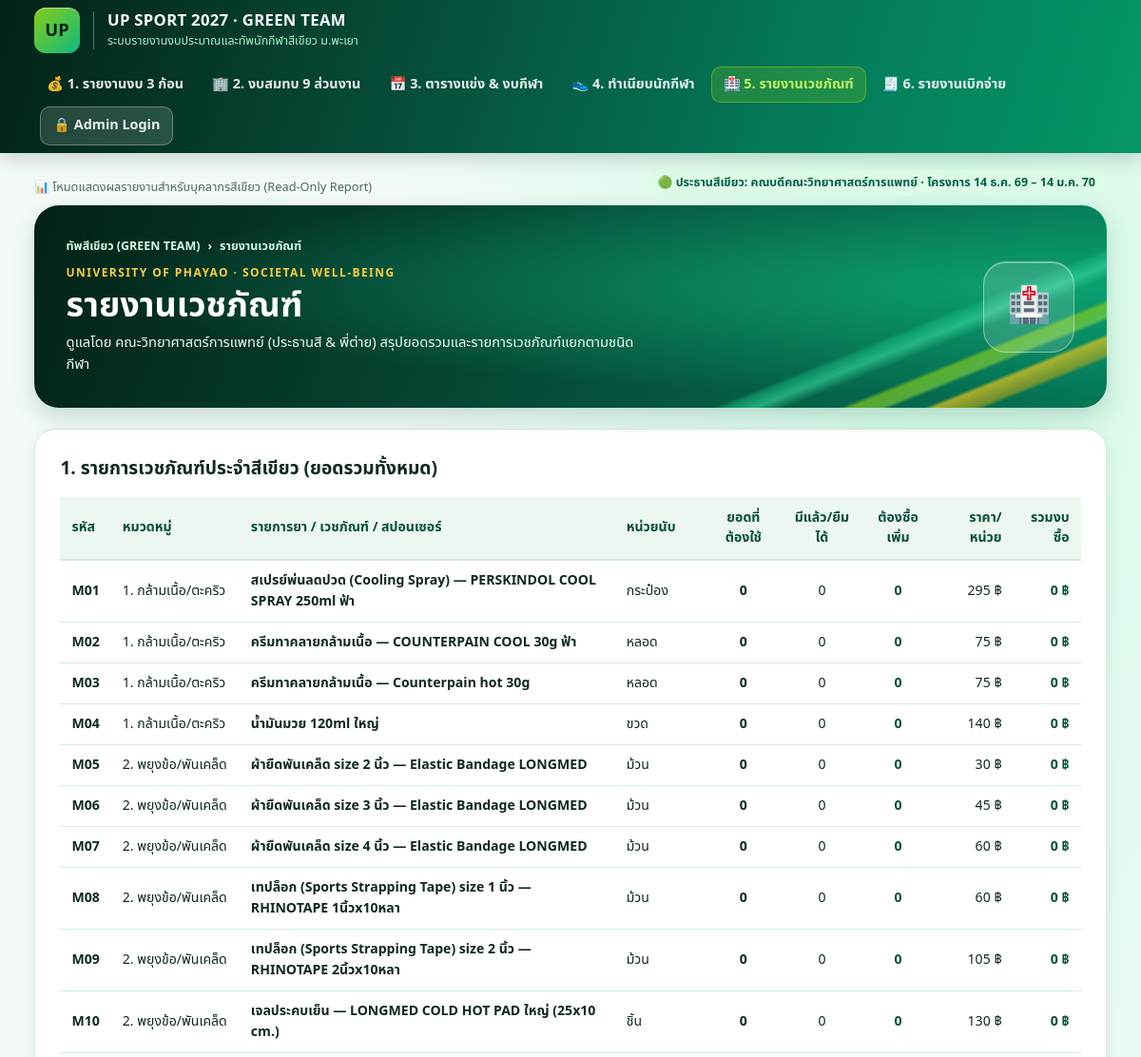
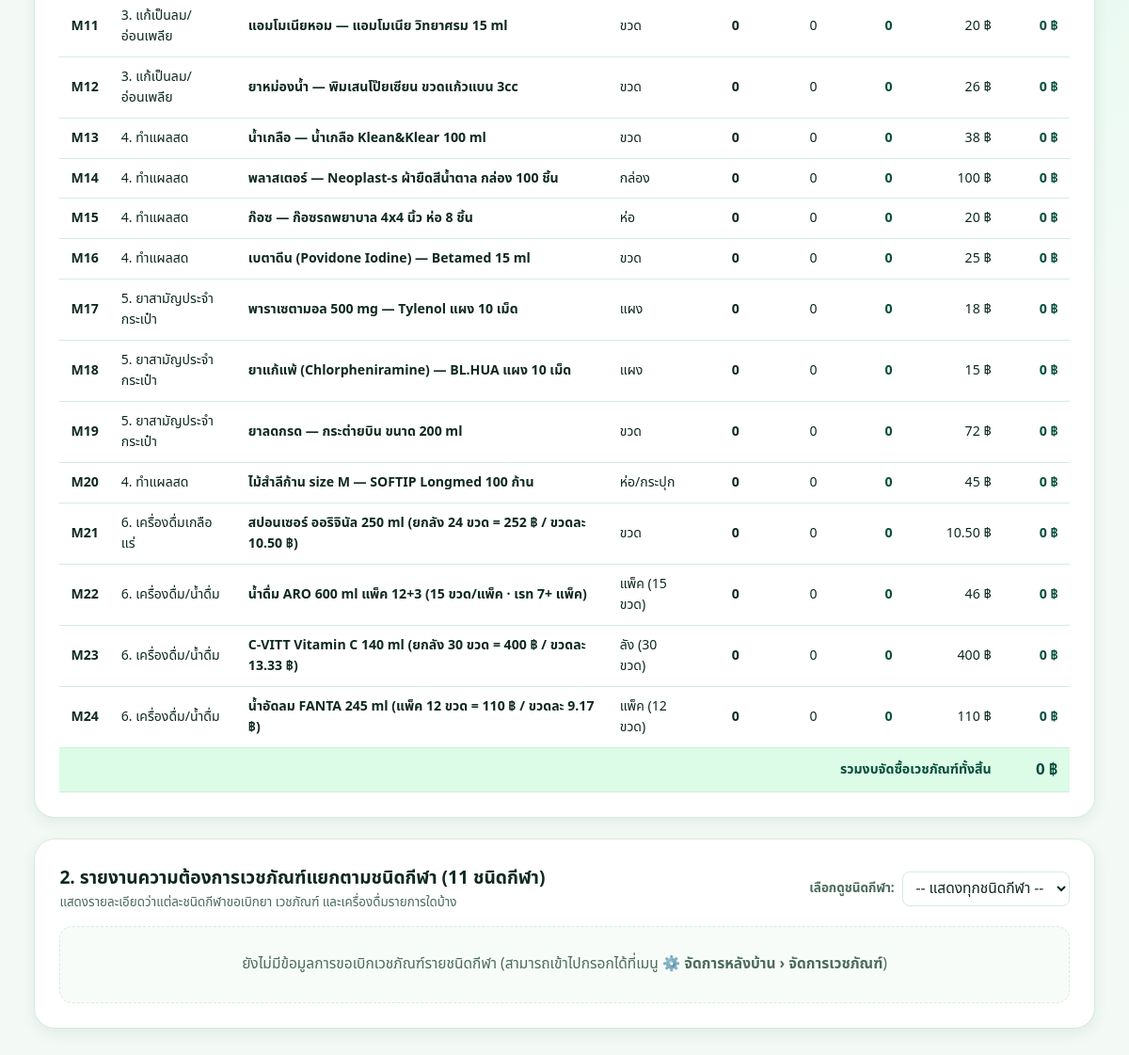
/medical.php, run on the app's committed database (2 pictures, top to bottom).
### tables this page shows
CREATE TABLE medical_items (
    id INT AUTO_INCREMENT PRIMARY KEY,
    item_code VARCHAR(20) NOT NULL UNIQUE,
    category_name VARCHAR(100) NOT NULL,
    item_name VARCHAR(150) NOT NULL,
    unit_name VARCHAR(50) NOT NULL,
    total_required INT NOT NULL DEFAULT 0,
    in_stock_or_borrowed INT NOT NULL DEFAULT 0,
    unit_price DECIMAL(10,2) NOT NULL DEFAULT 0.00,
    assigned_bag VARCHAR(100) NULL
);

### config/db.php (called while the page is built, shortened)
<?php
function h($str): string {
    return htmlspecialchars((string)$str, ENT_QUOTES, 'UTF-8');
}

### medical.php (the view, shortened to what this page needs)
<?php
require_once __DIR__ . '/config/auth.php';
$med_items = $pdo->query("SELECT * FROM medical_items ORDER BY item_code ASC")->fetchAll();
$grouped_requests = [];
require_once __DIR__ . '/includes/header.php';
?>
<div class="white-shell">
  <div style="display:flex; justify-content:space-between; align-items:center; flex-wrap:wrap; gap:10px; margin-bottom:14px;">
    <h2 style="font-size:1.2rem; font-weight:800;">1. รายการเวชภัณฑ์ประจำสีเขียว (ยอดรวมทั้งหมด)</h2>
  </div>
  <div style="overflow-x:auto;">
    <table class="up-table">
      <thead>
        <tr>
          <th>รหัส</th>
          <th>หมวดหมู่</th>
          <th>รายการยา / เวชภัณฑ์ / สปอนเซอร์</th>
          <th>หน่วยนับ</th>
          <th style="text-align:center;">ยอดที่ต้องใช้</th>
          <th style="text-align:center;">มีแล้ว/ยืมได้</th>
          <th style="text-align:center;">ต้องซื้อเพิ่ม</th>
          <th style="text-align:right;">ราคา/หน่วย</th>
          <th style="text-align:right;">รวมงบซื้อ</th>
        </tr>
      </thead>
      <tbody>
        <?php
        $total_med_cost = 0;
        foreach ($med_items as $m):
          $req   = (int)$m['total_required'];
          $stock = (int)$m['in_stock_or_borrowed'];
          $to_buy = max(0, $req - $stock);
          $price = (float)$m['unit_price'];
          $cost  = $to_buy * $price;
          $total_med_cost += $cost;
        ?>
        <tr>
          <td><strong><?= h($m['item_code']) ?></strong></td>
          <td><?= h($m['category_name']) ?></td>
          <td><strong><?= h($m['item_name']) ?></strong></td>
          <td><?= h($m['unit_name']) ?></td>
          <td style="text-align:center; font-weight:700;"><?= number_format($req) ?></td>
          <td style="text-align:center;"><?= number_format($stock) ?></td>
          <td style="text-align:center; font-weight:800; color:var(--green-dark);"><?= number_format($to_buy) ?></td>
          <td style="text-align:right;"><?= fmod($price, 1) > 0 ? number_format($price, 2) : number_format($price) ?> ฿</td>
          <td style="text-align:right; font-weight:850; color:var(--green-dark);"><?= fmod($cost, 1) > 0 ? number_format($cost, 2) : number_format($cost) ?> ฿</td>
        </tr>
        <?php endforeach; ?>
      </tbody>
      <tfoot>
        <tr style="background:#dcfce7; font-weight:850; color:var(--green-dark);">
          <td colspan="8" style="text-align:right;">รวมงบจัดซื้อเวชภัณฑ์ทั้งสิ้น</td>
          <td style="text-align:right; font-size:1.05rem;"><?= fmod($total_med_cost, 1) > 0 ? number_format($total_med_cost, 2) : number_format($total_med_cost) ?> ฿</td>
        </tr>
      </tfoot>
    </table>
  </div>
</div>
<div class="white-shell">
  <div style="display:flex; justify-content:space-between; align-items:center; flex-wrap:wrap; gap:10px; margin-bottom:14px;">
    <div>
      <h2 style="font-size:1.2rem; font-weight:800;">2. รายงานความต้องการเวชภัณฑ์แยกตามชนิดกีฬา (11 ชนิดกีฬา)</h2>
      <p style="font-size:0.84rem; color:var(--muted);">แสดงรายละเอียดว่าแต่ละชนิดกีฬาขอเบิกยา เวชภัณฑ์ และเครื่องดื่มรายการใดบ้าง</p>
    </div>
    <form method="get" style="display:flex; align-items:center; gap:8px; margin:0;">
      <label style="font-size:0.84rem; font-weight:700; color:var(--muted);">เลือกดูชนิดกีฬา:</label>
      <select name="sport_id" class="form-control" style="width:auto; padding:5px 10px;" onchange="this.form.submit()">
        <option value="0">-- แสดงทุกชนิดกีฬา --</option>
      </select>
    </form>
  </div>
  <?php if (empty($grouped_requests)): ?>
    <div style="text-align:center; padding:28px; background:#f8fcf9; border-radius:14px; border:1px dashed var(--line); color:var(--muted);">
      ยังไม่มีข้อมูลการขอเบิกเวชภัณฑ์รายชนิดกีฬา (สามารถเข้าไปกรอกได้ที่เมนู <strong>⚙️ จัดการหลังบ้าน › จัดการเวชภัณฑ์</strong>)
    </div>
  <?php endif; ?>
</div>
<?php require_once __DIR__ . '/includes/footer.php'; ?>

### assets/css/green-theme.css (style rules this page uses)
:root { --ink: #0f291e; --muted: #4b6b5c; --deep: #042f1f; --green: #059669; --green-dark: #064e3b; --green-mid: #047857; --hot: #84cc16; --gold: #f9ce40; --paper: #f3faf6; --line: #d5ece0; --white: #ffffff; --radius: 16px; --shadow: 0 5px 15px rgba(6, 57, 38, 0.08); --max: 1408px; --pad: clamp(16px, 3vw, 40px); --thai: "Noto Sans Thai", "Leelawadee UI", "Tahoma", system-ui, sans-serif; }
*, *::before, *::after { box-sizing: border-box; }
html { color-scheme: light; }
body { margin: 0; background: radial-gradient(ellipse at 83% 13%, #d1fae5 0, transparent 38rem), var(--paper); color: var(--ink); font: 15.5px/1.56 var(--thai); font-variant-numeric: tabular-nums; min-height: 100vh; }
h1, h2, h3, h4, p { margin: 0; }
button, input, select, textarea { font: inherit; }
button, select { cursor: pointer; }
.white-shell { background: var(--white); border-radius: 22px; border: 1px solid var(--line); box-shadow: var(--shadow); padding: clamp(18px, 2.2vw, 28px); margin-bottom: 22px; }
.up-table { width: 100%; border-collapse: collapse; font-size: 0.88rem; }
.up-table th { text-align: left; padding: 11px 12px; background: #ecf7f0; color: var(--green-dark); font-weight: 750; border-bottom: 2px solid var(--line); }
.up-table td { padding: 10px 12px; border-bottom: 1px solid var(--line); vertical-align: middle; }
.form-control { width: 100%; padding: 7px 10px; border-radius: 8px; border: 1px solid var(--line); background: #fff; color: var(--ink); }

### data on the page
medical_items: item_code "M01", category_name "1. กล้ามเนื้อ/ตะคริว", item_name "สเปรย์พ่นลดปวด (Cooling Spray) — PERSKINDOL COOL SPRAY 250ml ฟ้า", unit_name "กระป๋อง", total_required "0", in_stock_or_borrowed "0", unit_price "295"
medical_items: item_code "M02", category_name "1. กล้ามเนื้อ/ตะคริว", item_name "ครีมทาคลายกล้ามเนื้อ — COUNTERPAIN COOL 30g ฟ้า", unit_name "หลอด", total_required "0", in_stock_or_borrowed "0", unit_price "75"
medical_items: item_code "M03", category_name "1. กล้ามเนื้อ/ตะคริว", item_name "ครีมทาคลายกล้ามเนื้อ — Counterpain hot 30g", unit_name "หลอด", total_required "0", in_stock_or_borrowed "0", unit_price "75"
medical_items: item_code "M04", category_name "1. กล้ามเนื้อ/ตะคริว", item_name "น้ำมันมวย 120ml ใหญ่", unit_name "ขวด", total_required "0", in_stock_or_borrowed "0", unit_price "140"
medical_items: item_code "M05", category_name "2. พยุงข้อ/พันเคล็ด", item_name "ผ้ายืดพันเคล็ด size 2 นิ้ว — Elastic Bandage LONGMED", unit_name "ม้วน", total_required "0", in_stock_or_borrowed "0", unit_price "30"
medical_items: item_code "M06", category_name "2. พยุงข้อ/พันเคล็ด", item_name "ผ้ายืดพันเคล็ด size 3 นิ้ว — Elastic Bandage LONGMED", unit_name "ม้วน", total_required "0", in_stock_or_borrowed "0", unit_price "45"
medical_items: item_code "M07", category_name "2. พยุงข้อ/พันเคล็ด", item_name "ผ้ายืดพันเคล็ด size 4 นิ้ว — Elastic Bandage LONGMED", unit_name "ม้วน", total_required "0", in_stock_or_borrowed "0", unit_price "60"
medical_items: item_code "M08", category_name "2. พยุงข้อ/พันเคล็ด", item_name "เทปล็อก (Sports Strapping Tape) size 1 นิ้ว — RHINOTAPE 1นิ้วx10หลา", unit_name "ม้วน", total_required "0", in_stock_or_borrowed "0", unit_price "60"
medical_items: item_code "M09", category_name "2. พยุงข้อ/พันเคล็ด", item_name "เทปล็อก (Sports Strapping Tape) size 2 นิ้ว — RHINOTAPE 2นิ้วx10หลา", unit_name "ม้วน", total_required "0", in_stock_or_borrowed "0", unit_price "105"
medical_items: item_code "M10", category_name "2. พยุงข้อ/พันเคล็ด", item_name "เจลประคบเย็น — LONGMED COLD HOT PAD ใหญ่ (25x10 cm.)", unit_name "ชิ้น", total_required "0", in_stock_or_borrowed "0", unit_price "130"
medical_items: item_code "M11", category_name "3. แก้เป็นลม/อ่อนเพลีย", item_name "แอมโมเนียหอม — แอมโมเนีย วิทยาศรม 15 ml", unit_name "ขวด", total_required "0", in_stock_or_borrowed "0", unit_price "20"
medical_items: item_code "M12", category_name "3. แก้เป็นลม/อ่อนเพลีย", item_name "ยาหม่องน้ำ — พิมเสนโป๊ยเซียน ขวดแก้วแบน 3cc", unit_name "ขวด", total_required "0", in_stock_or_borrowed "0", unit_price "26"
medical_items: item_code "M13", category_name "4. ทำแผลสด", item_name "น้ำเกลือ — น้ำเกลือ Klean&Klear 100 ml", unit_name "ขวด", total_required "0", in_stock_or_borrowed "0", unit_price "38"
medical_items: item_code "M14", category_name "4. ทำแผลสด", item_name "พลาสเตอร์ — Neoplast-s ผ้ายืดสีน้ำตาล กล่อง 100 ชิ้น", unit_name "กล่อง", total_required "0", in_stock_or_borrowed "0", unit_price "100"
medical_items: item_code "M15", category_name "4. ทำแผลสด", item_name "ก๊อซ — ก๊อซรถพยาบาล 4x4 นิ้ว ห่อ 8 ชิ้น", unit_name "ห่อ", total_required "0", in_stock_or_borrowed "0", unit_price "20"
medical_items: item_code "M16", category_name "4. ทำแผลสด", item_name "เบตาดีน (Povidone Iodine) — Betamed 15 ml", unit_name "ขวด", total_required "0", in_stock_or_borrowed "0", unit_price "25"
medical_items: item_code "M17", category_name "5. ยาสามัญประจำกระเป๋า", item_name "พาราเซตามอล 500 mg — Tylenol แผง 10 เม็ด", unit_name "แผง", total_required "0", in_stock_or_borrowed "0", unit_price "18"
medical_items: item_code "M18", category_name "5. ยาสามัญประจำกระเป๋า", item_name "ยาแก้แพ้ (Chlorpheniramine) — BL.HUA แผง 10 เม็ด", unit_name "แผง", total_required "0", in_stock_or_borrowed "0", unit_price "15"
medical_items: item_code "M19", category_name "5. ยาสามัญประจำกระเป๋า", item_name "ยาลดกรด — กระต่ายบิน ขนาด 200 ml", unit_name "ขวด", total_required "0", in_stock_or_borrowed "0", unit_price "72"
medical_items: item_code "M20", category_name "4. ทำแผลสด", item_name "ไม้สำลีก้าน size M — SOFTIP Longmed 100 ก้าน", unit_name "ห่อ/กระปุก", total_required "0", in_stock_or_borrowed "0", unit_price "45"
medical_items: item_code "M21", category_name "6. เครื่องดื่มเกลือแร่", item_name "สปอนเซอร์ ออริจินัล 250 ml (ยกลัง 24 ขวด = 252 ฿ / ขวดละ 10.50 ฿)", unit_name "ขวด", total_required "0", in_stock_or_borrowed "0", unit_price "10.50"
medical_items: item_code "M22", category_name "6. เครื่องดื่ม/น้ำดื่ม", item_name "น้ำดื่ม ARO 600 ml แพ็ค 12+3 (15 ขวด/แพ็ค · เรท 7+ แพ็ค)", unit_name "แพ็ค (15 ขวด)", total_required "0", in_stock_or_borrowed "0", unit_price "46"
medical_items: item_code "M23", category_name "6. เครื่องดื่ม/น้ำดื่ม", item_name "C-VITT Vitamin C 140 ml (ยกลัง 30 ขวด = 400 ฿ / ขวดละ 13.33 ฿)", unit_name "ลัง (30 ขวด)", total_required "0", in_stock_or_borrowed "0", unit_price "400"
medical_items: item_code "M24", category_name "6. เครื่องดื่ม/น้ำดื่ม", item_name "น้ำอัดลม FANTA 245 ml (แพ็ค 12 ขวด = 110 ฿ / ขวดละ 9.17 ฿)", unit_name "แพ็ค (12 ขวด)", total_required "0", in_stock_or_borrowed "0", unit_price "110"

### other printed values
$page_crumb "รายงานเวชภัณฑ์"
$page_heading "รายงานเวชภัณฑ์"
$page_desc "ดูแลโดย คณะวิทยาศาสตร์การแพทย์ (ประธานสี & พี่ต่าย) สรุปยอดรวมและรายการเวชภัณฑ์แยกตามชนิดกีฬา"
$page_icon "🏥"
$total_med_cost "0"
